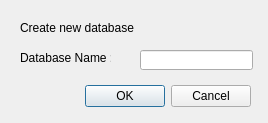
<?xml version="1.0" encoding="UTF-8"?>
<ui version="4.0">
 <class>Dialog</class>
 <widget class="QDialog" name="Dialog">
  <property name="geometry">
   <rect>
    <x>0</x>
    <y>0</y>
    <width>268</width>
    <height>123</height>
   </rect>
  </property>
  <property name="windowTitle">
   <string>Dialog</string>
  </property>
  <widget class="QDialogButtonBox" name="buttonBox">
   <property name="geometry">
    <rect>
     <x>60</x>
     <y>80</y>
     <width>191</width>
     <height>32</height>
    </rect>
   </property>
   <property name="orientation">
    <enum>Qt::Horizontal</enum>
   </property>
   <property name="standardButtons">
    <set>QDialogButtonBox::Cancel|QDialogButtonBox::Ok</set>
   </property>
  </widget>
  <widget class="QLabel" name="label">
   <property name="geometry">
    <rect>
     <x>20</x>
     <y>50</y>
     <width>91</width>
     <height>16</height>
    </rect>
   </property>
   <property name="text">
    <string>Database Name :</string>
   </property>
  </widget>
  <widget class="QLabel" name="label_2">
   <property name="geometry">
    <rect>
     <x>20</x>
     <y>20</y>
     <width>121</width>
     <height>16</height>
    </rect>
   </property>
   <property name="text">
    <string>Create new database</string>
   </property>
  </widget>
  <widget class="QLineEdit" name="lineEdit">
   <property name="geometry">
    <rect>
     <x>140</x>
     <y>50</y>
     <width>113</width>
     <height>20</height>
    </rect>
   </property>
  </widget>
 </widget>
 <resources/>
 <connections>
  <connection>
   <sender>buttonBox</sender>
   <signal>accepted()</signal>
   <receiver>Dialog</receiver>
   <slot>accept()</slot>
   <hints>
    <hint type="sourcelabel">
     <x>248</x>
     <y>254</y>
    </hint>
    <hint type="destinationlabel">
     <x>157</x>
     <y>274</y>
    </hint>
   </hints>
  </connection>
  <connection>
   <sender>buttonBox</sender>
   <signal>rejected()</signal>
   <receiver>Dialog</receiver>
   <slot>reject()</slot>
   <hints>
    <hint type="sourcelabel">
     <x>316</x>
     <y>260</y>
    </hint>
    <hint type="destinationlabel">
     <x>286</x>
     <y>274</y>
    </hint>
   </hints>
  </connection>
 </connections>
</ui>
